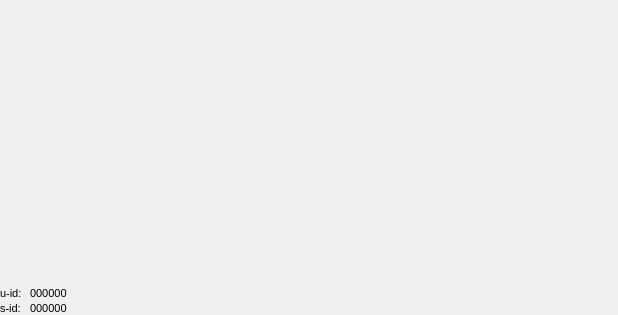
<?xml version="1.0" encoding="UTF-8"?>
<ui version="4.0">
 <class>StreamBank</class>
 <widget class="QDialog" name="StreamBank">
  <property name="enabled">
   <bool>true</bool>
  </property>
  <property name="geometry">
   <rect>
    <x>0</x>
    <y>0</y>
    <width>618</width>
    <height>315</height>
   </rect>
  </property>
  <property name="minimumSize">
   <size>
    <width>618</width>
    <height>315</height>
   </size>
  </property>
  <property name="maximumSize">
   <size>
    <width>618</width>
    <height>315</height>
   </size>
  </property>
  <property name="font">
   <font>
    <pointsize>8</pointsize>
   </font>
  </property>
  <property name="contextMenuPolicy">
   <enum>Qt::PreventContextMenu</enum>
  </property>
  <property name="acceptDrops">
   <bool>false</bool>
  </property>
  <property name="windowTitle">
   <string>MakoStream's Bank</string>
  </property>
  <property name="windowIcon">
   <iconset>
    <normaloff>C:/Users/Admin/OneDrive/Pictures/GlassCubeRed1.png</normaloff>C:/Users/Admin/OneDrive/Pictures/GlassCubeRed1.png</iconset>
  </property>
  <property name="windowOpacity">
   <double>2.000000000000000</double>
  </property>
  <widget class="QLabel" name="session_id_label">
   <property name="geometry">
    <rect>
     <x>0</x>
     <y>300</y>
     <width>26</width>
     <height>16</height>
    </rect>
   </property>
   <property name="text">
    <string>s-id:</string>
   </property>
  </widget>
  <widget class="QLabel" name="session_id_value">
   <property name="geometry">
    <rect>
     <x>30</x>
     <y>300</y>
     <width>42</width>
     <height>16</height>
    </rect>
   </property>
   <property name="text">
    <string>000000</string>
   </property>
  </widget>
  <widget class="QLabel" name="user_id_value">
   <property name="geometry">
    <rect>
     <x>30</x>
     <y>285</y>
     <width>42</width>
     <height>16</height>
    </rect>
   </property>
   <property name="text">
    <string>000000</string>
   </property>
  </widget>
  <widget class="QLabel" name="user_id_label">
   <property name="geometry">
    <rect>
     <x>0</x>
     <y>285</y>
     <width>27</width>
     <height>16</height>
    </rect>
   </property>
   <property name="text">
    <string>u-id:</string>
   </property>
  </widget>
 </widget>
 <resources/>
 <connections/>
</ui>
